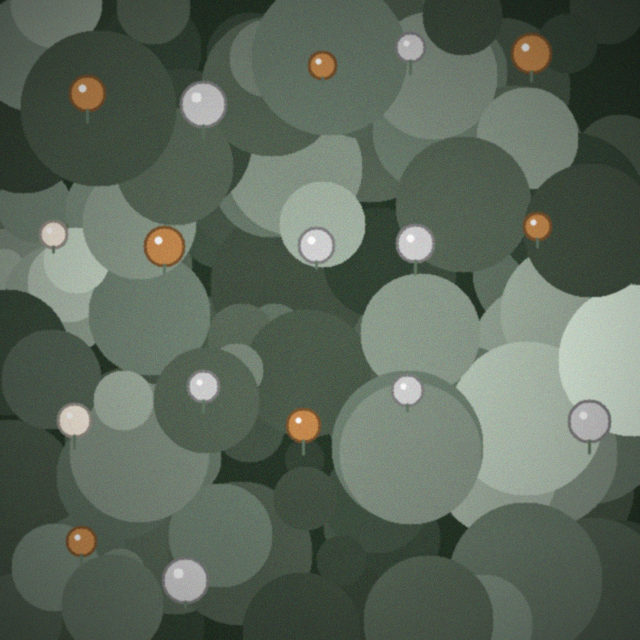
#> input picture data/images/test_synthetic/trichome_amber_peak_640px.png, 640 x 640 px
$ python -i degradation.py   (imports and definitions only)
#> lines starting #> are read from the running program, lines starting #| are printed output that depends on the picture; after the words box and inside, x2 and y2 are one past the last pixel; in counts of white or black regions, pixels touching at a corner belong together
"""
maturity.domain.degradation — Detection of degraded trichome states.

DEGRADATION MECHANISMS:
━━━━━━━━━━━━━━━━━━━━━━
Trichome degradation occurs through multiple pathways:

1. PHOTO-OXIDATION (UV exposure):
   THC → CBN via decarboxylation + oxidation chain
   Color progression: amber → brown → dark brown
   Structural: head may collapse as volatile terpenes evaporate

2. MECHANICAL DAMAGE:
   Physical pressure (handling, wind) → burst secretory cells
   Visual: ruptured head, spreading resin, irregular shape

3. ENZYMATIC DEGRADATION (post-harvest):
   Plant enzymes continue degrading cannabinoids after harvest
   Visual: progressive browning from inside out

4. MOLD/FUNGAL CONTAMINATION:
   Filamentous fungi colonize resin glands
   Visual: white/grey fuzzy structures, irregular morphology

5. OXIDATIVE BROWNING:
   Similar to fruit browning — polyphenol oxidase activity
   Progressive darkening independent of UV

VISUAL SIGNATURES (detectable by CV):
- Collapsed heads: deformed ellipse, aspect ratio anomalies
- Burst heads: irregular edges, spreading dark spots
- Brown/black coloration: HSV hue shift toward dark browns
- Lost stalks: detached heads (morphology indicator)
- Irregular internal texture: LBP pattern becomes highly non-uniform
- Very low trichome count: batch-level signal

WHAT CANNOT BE DETECTED RELIABLY:
- Early-stage enzymatic degradation (no visible change yet)
- Mold contamination (requires higher magnification or UV)
- Specific cannabinoid degradation products (requires chromatography)
"""

from __future__ import annotations

from dataclasses import dataclass

import cv2
import numpy as np
from numpy.typing import NDArray


@dataclass
class DegradationResult:
    """Assessment of trichome degradation state."""

    degradation_score: float
    """Overall degradation score [0, 1]. 0 = pristine, 1 = fully degraded."""

    is_degraded: bool
    """True if degradation score exceeds threshold (> 0.55)."""

    collapse_score: float
    """Evidence of structural collapse (shape deformation)."""

    color_degradation_score: float
    """Evidence of oxidative browning (dark brown/black coloration)."""

    texture_degradation_score: float
    """Evidence of texture irregularity (burst/damaged structure)."""

    burst_probability: float
    """Probability that secretory head is ruptured/burst."""

    degradation_type: str
    """Most likely degradation type: 'oxidized', 'collapsed', 'burst', 'pristine'"""

    confidence: float
    """Confidence in degradation assessment."""

    warnings: list[str]
    """List of specific degradation indicators detected."""


def detect_color_degradation(
    image: NDArray[np.uint8],
) -> float:
    """
    Detect oxidative color degradation from image color analysis.

    Oxidized/degraded trichomes exhibit:
    - Dark brown to black hue (HSV hue ~10-30° and low value)
    - Very low value (V < 80 in HSV) for blackened trichomes
    - Reduced saturation in uniformly darkened areas

    Args:
        image: RGB image of trichome head crop

    Returns:
        Color degradation score [0, 1]. Higher = more degraded.
    """
    hsv = cv2.cvtColor(image, cv2.COLOR_RGB2HSV).astype(np.float32)
    h = hsv[:, :, 0]  # 0-180 in OpenCV
    s = hsv[:, :, 1] / 255.0
    v = hsv[:, :, 2] / 255.0

    # Brown hue: OpenCV hue 8-20 (corresponds to 16-40° in standard HSV)
    brown_hue_mask = (h >= 8) & (h <= 25) & (s > 0.25) & (v > 0.15) & (v < 0.65)
    brown_fraction = float(brown_hue_mask.mean())

    # Very dark pixels (black/extremely dark brown) — collapsed/fully oxidized
    very_dark_mask = v < 0.12
    dark_fraction = float(very_dark_mask.mean())

    # Combined degradation score
    color_deg = float(np.clip(
        0.60 * brown_fraction * 2.5  # Brown is strongest indicator
        + 0.40 * dark_fraction * 3.0,  # Very dark also indicates degradation
        0.0, 1.0
    ))

    return color_deg


def detect_structural_collapse(
    image: NDArray[np.uint8],
    min_size_px: int = 10,
) -> tuple[float, float]:
    """
    Detect structural collapse and burst probability from image morphology.

    A healthy trichome head is roughly circular.
    Collapsed heads show:
    - Very low aspect ratio (flattened)
    - Irregular boundary (high contour complexity)
    - Dark spreading spots (burst resin)

    Args:
        image: RGB image crop
        min_size_px: Minimum head size in pixels to analyze

    Returns:
        (collapse_score, burst_probability) each in [0, 1]
    """
    gray = cv2.cvtColor(image, cv2.COLOR_RGB2GRAY)
    h, w = gray.shape

    if h < min_size_px or w < min_size_px:
        return 0.5, 0.3  # Uncertain for very small crops

    # Threshold to isolate head from background
    _, thresh = cv2.threshold(gray, 0, 255, cv2.THRESH_BINARY + cv2.THRESH_OTSU)

    # Find contours
    contours, _ = cv2.findContours(thresh, cv2.RETR_EXTERNAL, cv2.CHAIN_APPROX_SIMPLE)

    if not contours:
        return 0.5, 0.3

    # Largest contour = head
    cnt = max(contours, key=cv2.contourArea)
    area = cv2.contourArea(cnt)

    if area < 16:
        return 0.5, 0.3

    # Circularity: 4π·area / perimeter² = 1 for perfect circle
    perimeter = cv2.arcLength(cnt, True)
    circularity = 4 * np.pi * area / (perimeter ** 2 + 1e-6)

    # Convexity: ratio of contour area to convex hull area
    hull = cv2.convexHull(cnt)
    hull_area = cv2.contourArea(hull)
    convexity = area / (hull_area + 1e-6)

    # Ellipse fitting
    if len(cnt) >= 5:
        ellipse = cv2.fitEllipse(cnt)
        major_ax = max(ellipse[1])
        minor_ax = min(ellipse[1])
        aspect_ratio = minor_ax / (major_ax + 1e-6)
    else:
        aspect_ratio = 0.5

    # Healthy head: circularity ~0.7-1.0, convexity ~0.85-1.0, aspect ~0.7-1.0
    # Collapsed: low all three

    collapse_score = float(np.clip(
        (1 - circularity) * 0.4
        + (1 - convexity) * 0.3
        + (1 - aspect_ratio) * 0.3,
        0.0, 1.0
    ))

    # Burst probability: many concavities in contour = burst cell walls
    # Measure via defect analysis
    hull_ints = cv2.convexHull(cnt, returnPoints=False)
    try:
        defects = cv2.convexityDefects(cnt, hull_ints)
        if defects is not None:
            significant_defects = np.sum(defects[:, 0, 3] > 256 * 5)  # >5px depth
            burst_prob = float(np.clip(significant_defects / 10.0, 0, 1))
        else:
            burst_prob = 0.0
    except cv2.error:
        burst_prob = 0.0

    return collapse_score, burst_prob


def detect_texture_irregularity(
    image: NDArray[np.uint8],
) -> float:
    """
    Detect degradation-associated texture irregularities.

    Degraded trichomes exhibit high local texture variance in the
    head region — a mix of dark spots (burst/oxidized) and light
    areas (intact resin) creates heterogeneous texture.

    Args:
        image: RGB trichome crop

    Returns:
        Texture degradation score [0, 1]
    """
    gray = cv2.cvtColor(image, cv2.COLOR_RGB2GRAY).astype(np.float32)
    h, w = gray.shape

    # Local standard deviation via sliding window
    # High local_std → irregular texture (patches of different intensities)
    kernel_size = max(3, min(h, w) // 4) | 1  # Odd number, ~1/4 of image

    # Compute local mean and local std via box filter
    local_mean = cv2.blur(gray, (kernel_size, kernel_size))
    local_sq_mean = cv2.blur(gray ** 2, (kernel_size, kernel_size))
    local_std = np.sqrt(np.maximum(local_sq_mean - local_mean ** 2, 0))

    # High std = heterogeneous texture
    mean_local_std = float(local_std.mean()) / 255.0

    # Normalize: std of 0.1+ (25/255) is suspicious, 0.3+ is likely degraded
    texture_score = float(np.clip(mean_local_std * 4 - 0.3, 0, 1))

    return texture_score


def assess_degradation(
    image: NDArray[np.uint8],
    degradation_threshold: float = 0.55,
) -> DegradationResult:
    """
    Full degradation assessment for a trichome head crop.

    Combines color, structural, and texture analysis to produce
    a comprehensive degradation score with type classification.

    Args:
        image: RGB image crop of a single trichome head
        degradation_threshold: Score above which trichome is flagged as degraded

    Returns:
        DegradationResult with complete degradation assessment
    """
    warnings: list[str] = []

    color_deg = detect_color_degradation(image)
    collapse, burst = detect_structural_collapse(image)
    texture_deg = detect_texture_irregularity(image)

    # Weighted composite degradation score
    degradation_score = float(np.clip(
        0.45 * color_deg
        + 0.30 * collapse
        + 0.15 * burst
        + 0.10 * texture_deg,
        0.0, 1.0
    ))

    is_degraded = degradation_score > degradation_threshold

    # Determine primary degradation type
    if color_deg > 0.5 and collapse < 0.4:
        deg_type = "oxidized"
        warnings.append("Strong brown/dark coloration detected — oxidation suspected")
    elif collapse > 0.5:
        deg_type = "collapsed"
        warnings.append("Deformed head shape detected — structural collapse suspected")
    elif burst > 0.4:
        deg_type = "burst"
        warnings.append("Contour defects detected — ruptured secretory cell suspected")
    elif degradation_score > degradation_threshold:
        deg_type = "oxidized"  # Default
    else:
        deg_type = "pristine"

    if color_deg > 0.7:
        warnings.append("Severe oxidative browning — likely post-harvest degradation")
    if burst > 0.6:
        warnings.append("High burst probability — handle samples carefully")

    # Confidence: higher for images with strong signals
    confidence = float(np.clip(
        max(color_deg, collapse, burst) * 1.5,
        0.1, 0.9
    ))

    return DegradationResult(
        degradation_score=degradation_score,
        is_degraded=is_degraded,
        collapse_score=collapse,
        color_degradation_score=color_deg,
        texture_degradation_score=texture_deg,
        burst_probability=burst,
        degradation_type=deg_type,
        confidence=confidence,
        warnings=warnings,
    )

>>> import cv2
>>> picture = cv2.cvtColor(cv2.imread('../../data/images/test_synthetic/trichome_amber_peak_640px.png'), cv2.COLOR_BGR2RGB)
>>> result = assess_degradation(picture)
#> in detect_color_degradation, `h = hsv[:, :, 0]`:
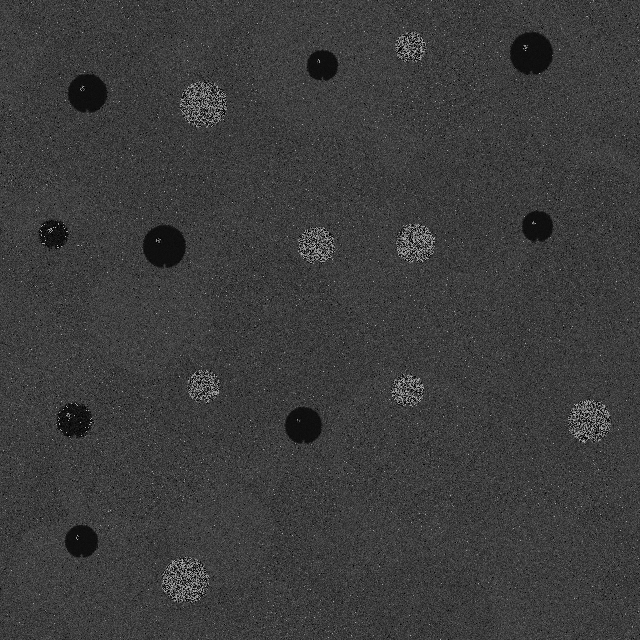
#> h: shape (640, 640) float32; min 0, max 179, mean 60
#> in detect_color_degradation, `s = hsv[:, :, 1] / 255.0`:
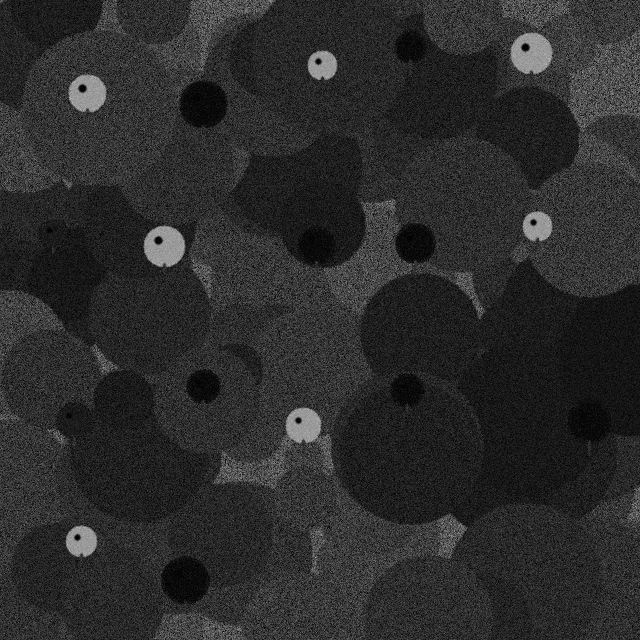
#> s: shape (640, 640) float32; min 0, max 0.737, mean 0.173
#> in detect_color_degradation, `brown_hue_mask = (h >= 8) & (h <= 25) & (s > 0.25) & (v > 0.15) & (v <..`:
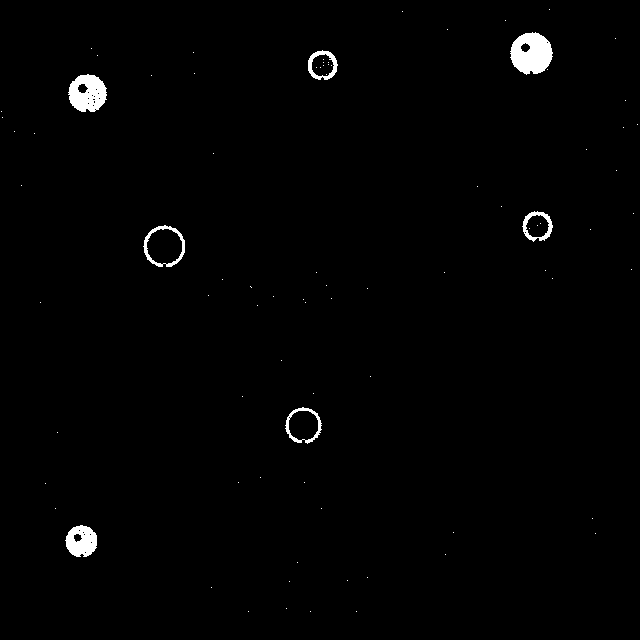
#> brown_hue_mask: shape (640, 640) bool; 1.1% white; 85 white regions (78 under 20 px), largest, box (x1, y1, x2, y2) and area: (510, 32, 553, 75) 1325, (68, 74, 107, 112) 1059, (65, 525, 97, 557) 739
#> in detect_color_degradation, `brown_fraction = float(brown_hue_mask.mean())`: brown_fraction = 0.0112
#> in detect_color_degradation, `dark_fraction = float(very_dark_mask.mean())`: dark_fraction = 9.52e-05
#> in detect_color_degradation, `color_deg = float(np.clip( 0.60 * brown_fraction * 2.5`: color_deg = 0.0169
#> in detect_structural_collapse, `_, thresh = cv2.threshold(gray, 0, 255, cv2.THRESH_BINARY + cv2.THRESH..`:
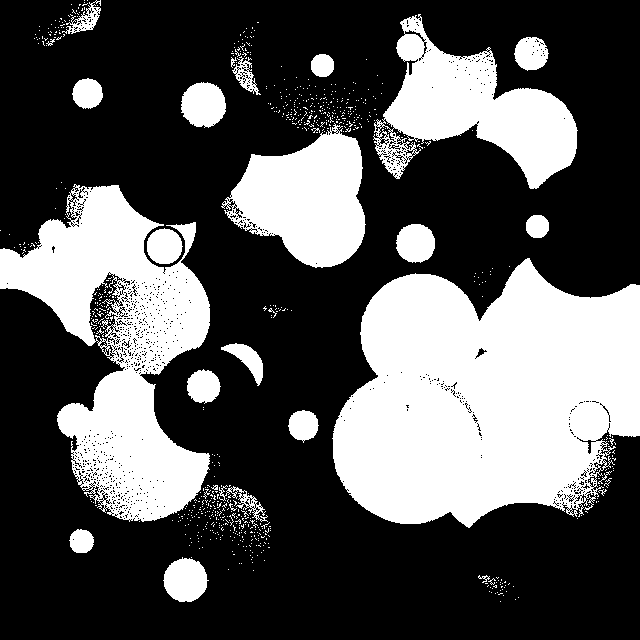
#> thresh: shape (640, 640); 33.6% white; 758 white regions (731 under 20 px)
#> in detect_structural_collapse, `contours, _ = cv2.findContours(thresh, cv2.RETR_EXTERNAL, cv2.CHAIN_AP..`: contours = 699 contours, 679 with area under 20; largest, box (x1, y1, x2, y2) and area: (332, 258, 640, 528) 61509, (0, 184, 210, 522) 36006, (373, 14, 578, 189) 16040, (221, 123, 366, 268) 12780, (181, 82, 226, 128) 1524
#> in detect_structural_collapse, `cnt = max(contours, key=cv2.contourArea)`: cnt = contour of 749 points, box (x1, y1, x2, y2) (332, 258, 640, 528), area 61509
#> in detect_structural_collapse, `area = cv2.contourArea(cnt)`: area = 61509
#> in detect_structural_collapse, `perimeter = cv2.arcLength(cnt, True)`: perimeter = 1553.4
#> in detect_structural_collapse, `circularity = 4 * np.pi * area / (perimeter ** 2 + 1e-6)`: circularity = 0.32
#> in detect_structural_collapse, `hull = cv2.convexHull(cnt)`: hull = contour of 39 points, box (x1, y1, x2, y2) (332, 258, 640, 528), area 70087
#> in detect_structural_collapse, `hull_area = cv2.contourArea(hull)`: hull_area = 70087
#> in detect_structural_collapse, `convexity = area / (hull_area + 1e-6)`: convexity = 0.878
#> in detect_structural_collapse, `ellipse = cv2.fitEllipse(cnt)`: ellipse = ((487, 403.7), (259.8, 311.9), 68.35)
#> in detect_structural_collapse, `major_ax = max(ellipse[1])`: major_ax = 311.9
#> in detect_structural_collapse, `minor_ax = min(ellipse[1])`: minor_ax = 259.8
#> in detect_structural_collapse, `aspect_ratio = minor_ax / (major_ax + 1e-6)`: aspect_ratio = 0.833
#> in detect_structural_collapse, `collapse_score = float(np.clip( (1 - circularity) * 0.4 + (1 - convexi..`: collapse_score = 0.359
#> in detect_structural_collapse, `hull_ints = cv2.convexHull(cnt, returnPoints=False)`: hull_ints = 39 values, max 748 at index 0, min 0 at index 38, mean 256.1
#> in detect_structural_collapse, `defects = cv2.convexityDefects(cnt, hull_ints)`: defects = 34 rows, first 6: [0, 89, 41, 14354], [89, 91, 90, 201], [91, 93, 92, 186], [93, 97, 96, 211], [97, 101, 100, 190], [101, 103, 102, 114]
#> in detect_structural_collapse, `significant_defects = np.sum(defects[:, 0, 3] > 256 * 5)`: significant_defects = 7
#> in detect_structural_collapse, `burst_prob = float(np.clip(significant_defects / 10.0, 0, 1))`: burst_prob = 0.7
#> in assess_degradation, `collapse, burst = detect_structural_collapse(image)`: collapse = 0.359; burst = 0.7
#> in detect_texture_irregularity, `local_mean = cv2.blur(gray, (kernel_size, kernel_size))`:
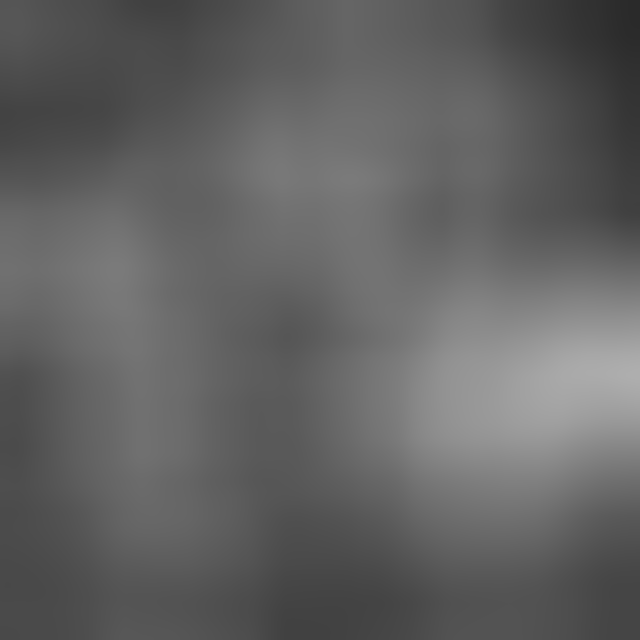
#> local_mean: shape (640, 640) float32; min 42.76, max 175, mean 98.6
#> in detect_texture_irregularity, `local_sq_mean = cv2.blur(gray ** 2, (kernel_size, kernel_size))`:
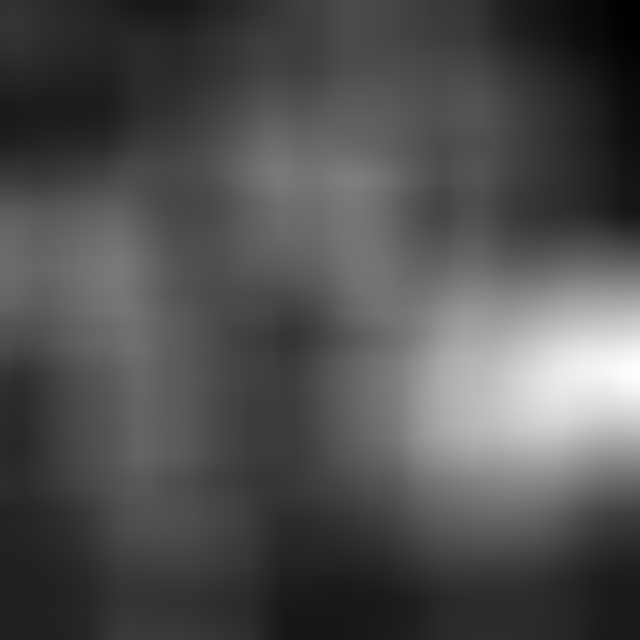
#> local_sq_mean: shape (640, 640) float32; min 1880, max 31476.1, mean 11169.8; drawn with min black and max white
#> in detect_texture_irregularity, `local_std = np.sqrt(np.maximum(local_sq_mean - local_mean ** 2, 0))`:
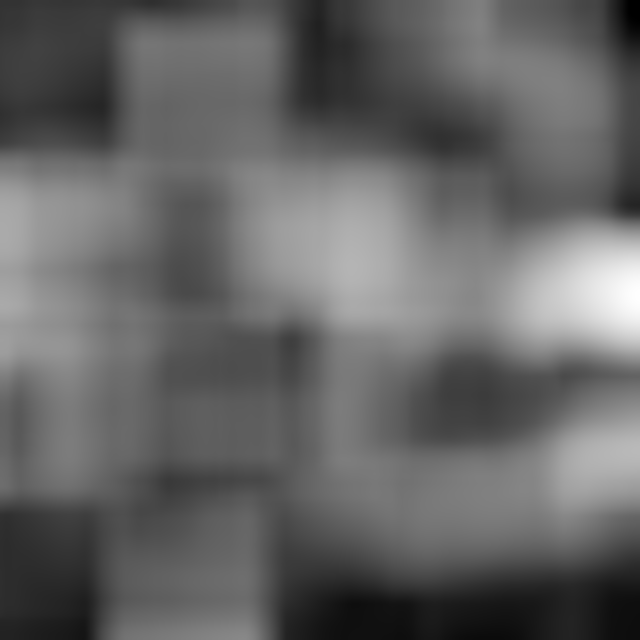
#> local_std: shape (640, 640) float32; min 7.19, max 63.18, mean 29.3; drawn with min black and max white
#> in detect_texture_irregularity, `mean_local_std = float(local_std.mean()) / 255.0`: mean_local_std = 0.115
#> in detect_texture_irregularity, `texture_score = float(np.clip(mean_local_std * 4 - 0.3, 0, 1))`: texture_score = 0.16
#> in assess_degradation, `degradation_score = float(np.clip( 0.45 * color_deg + 0.30 * collapse ..`: degradation_score = 0.236
#> in assess_degradation, `is_degraded = degradation_score > degradation_threshold`: is_degraded = False
#> in assess_degradation, `confidence = float(np.clip( max(color_deg, collapse, burst) * 1.5, 0.1..`: confidence = 0.9
